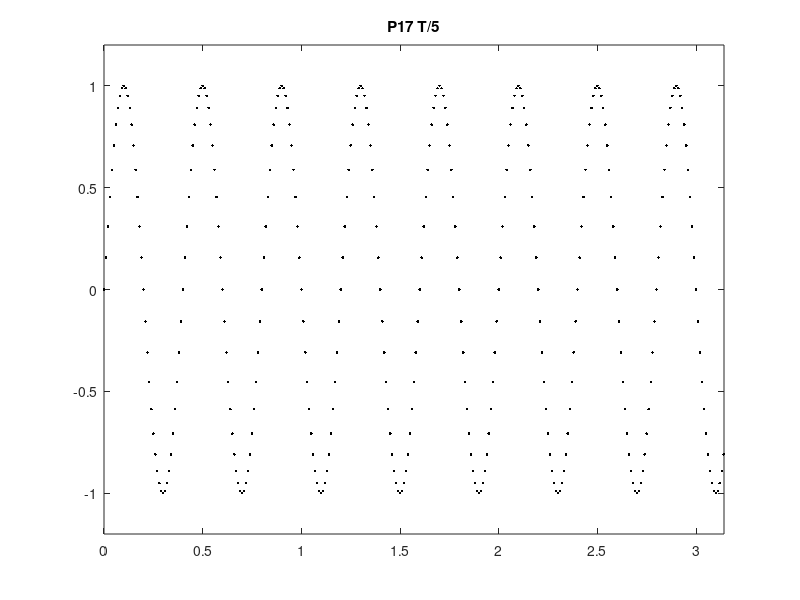

This chart was generated by the following MATLAB code:

x=0:0.01:pi;
for i = 1:5
    y_plot=sin(x*pi*i);
    plot(x,y_plot,'.k');
    axis([0,pi,-1.2,1.2]);
    title(strcat('P17 T/',num2str(i)))
    pause(5);
end
